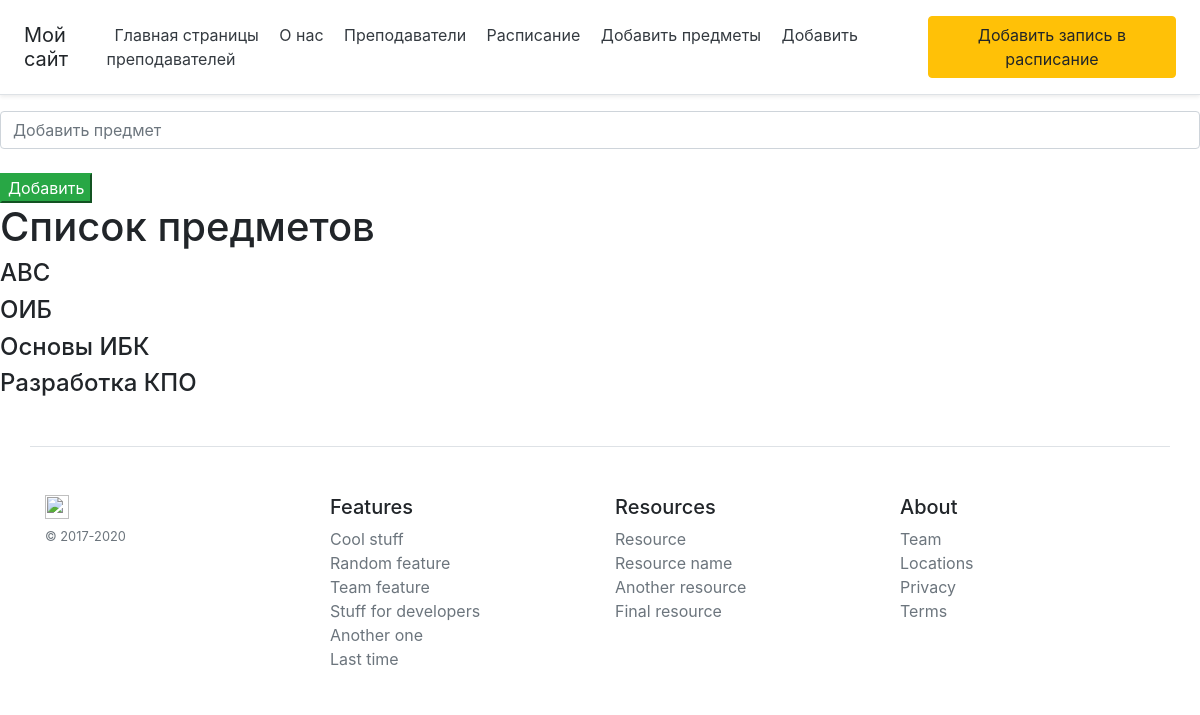
Page /Subject on the committed database.
### main.py (models this page shows, shortened)
class Subj(db.Model):
    id = db.Column(db.Integer, primary_key=True)
    s_name = db.Column(db.String(100), nullable=False)

### main.py (the view)
@app.route('/Subject', methods=['POST', 'GET'])
def Subject():
    if request.method == "POST":
        s_name = request.form['subj']
        if(s_name == ""):
            return "Произошла ошибка"
        subject = Subj(s_name = s_name)
        try:
            db.session.add(subject)
            db.session.commit()
            return redirect('/Subject')
        except:
            return "Произошла ошибка"
    else:
        subjects = Subj.query.order_by(Subj.s_name).all()
        return render_template("subj.html", subjects=subjects)

### templates/subj.html (shortened to what this page needs)
{% extends "temp.html" %}
{% block body %}
<form action = "/Subject" method ="post">
    <input type="text" name="subj" id="subj" class="form-control" placeholder="Добавить предмет"><br>
    <input type="submit" class="btn-success" value="Добавить"><br>
    <h1>Список предметов</h1>
    {% for el in subjects %}
        <h4>{{ el.s_name }}</h4>
    {% endfor %}
</form>
{% endblock %}

### rows in the picture
Subj: s_name "АВС"
Subj: s_name "ОИБ"
Subj: s_name "Основы ИБК"
Subj: s_name "Разработка КПО"
